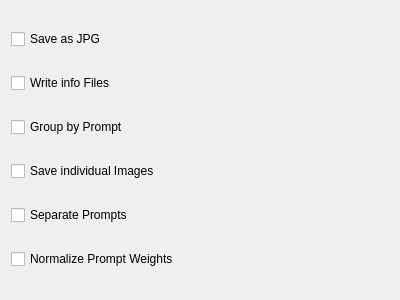
<?xml version="1.0" encoding="UTF-8"?>
<ui version="4.0">
 <class>Form</class>
 <widget class="QWidget" name="Form">
  <property name="geometry">
   <rect>
    <x>0</x>
    <y>0</y>
    <width>400</width>
    <height>300</height>
   </rect>
  </property>
  <property name="windowTitle">
   <string>Form</string>
  </property>
  <layout class="QVBoxLayout" name="verticalLayout">
   <item>
    <widget class="QCheckBox" name="checkBox">
     <property name="text">
      <string>Save as JPG</string>
     </property>
    </widget>
   </item>
   <item>
    <widget class="QCheckBox" name="checkBox_2">
     <property name="text">
      <string>Write info Files</string>
     </property>
    </widget>
   </item>
   <item>
    <widget class="QCheckBox" name="checkBox_3">
     <property name="text">
      <string>Group by Prompt</string>
     </property>
    </widget>
   </item>
   <item>
    <widget class="QCheckBox" name="checkBox_4">
     <property name="text">
      <string>Save individual Images</string>
     </property>
    </widget>
   </item>
   <item>
    <widget class="QCheckBox" name="checkBox_6">
     <property name="text">
      <string>Separate Prompts</string>
     </property>
    </widget>
   </item>
   <item>
    <widget class="QCheckBox" name="checkBox_5">
     <property name="text">
      <string>Normalize Prompt Weights</string>
     </property>
    </widget>
   </item>
  </layout>
 </widget>
 <resources/>
 <connections/>
</ui>
